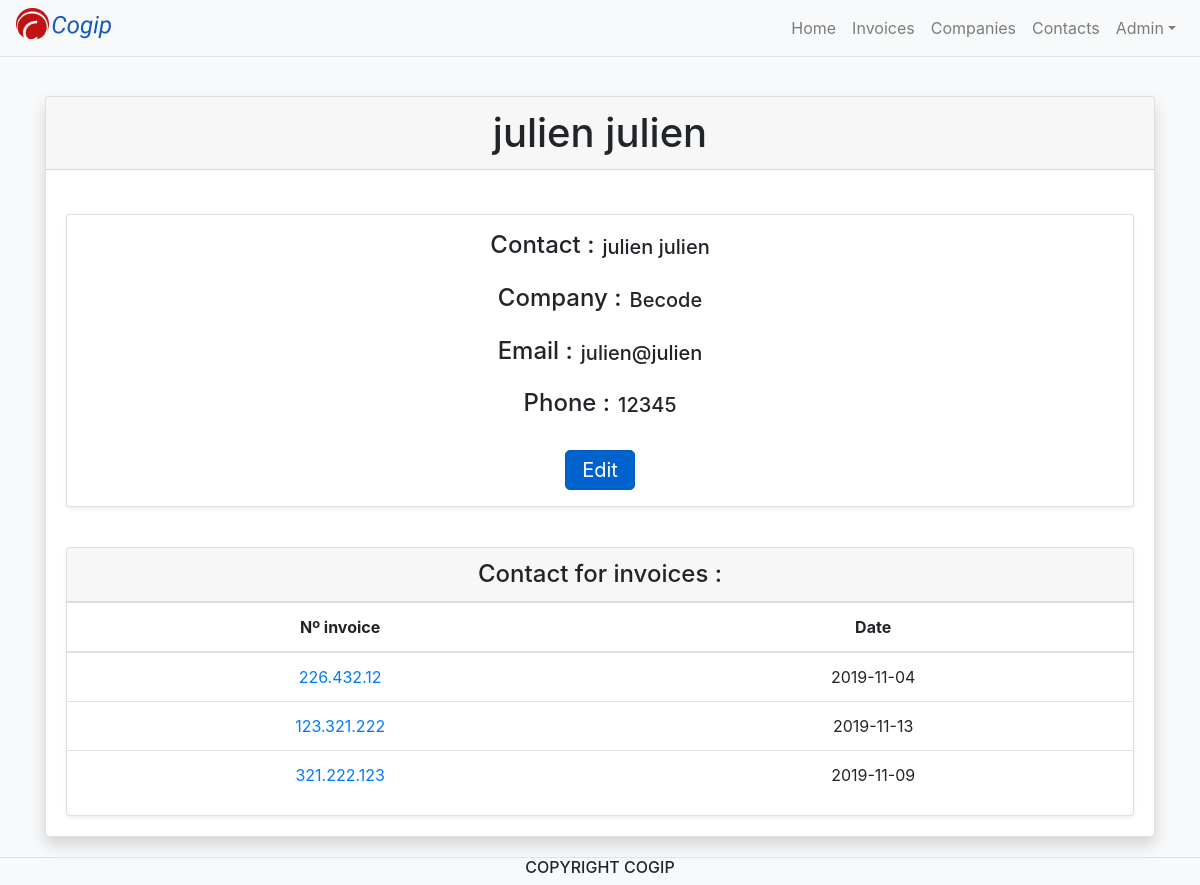
The app's page /?id=2&value=contacts with its own data.
### tables this page shows
CREATE TABLE `contacts` (
  `id` int(11) NOT NULL,
  `first_name` varchar(60) NOT NULL,
  `last_name` varchar(60) NOT NULL,
  `email` varchar(80) NOT NULL,
  `phone` int(60) NOT NULL,
  `id_companies` int(20) NOT NULL
);

CREATE TABLE `companies` (
  `id` int(11) NOT NULL,
  `name` varchar(60) NOT NULL,
  `country` varchar(60) NOT NULL,
  `VAT` varchar(80) NOT NULL,
  `id_type_companies` int(5) NOT NULL
);

CREATE TABLE `invoices` (
  `id` int(11) NOT NULL,
  `date` date NOT NULL,
  `number` varchar(40) NOT NULL,
  `id_companies` int(5) NOT NULL,
  `id_contacts` int(5) NOT NULL
);

### controller/controller.php (called while the page is built, shortened)
<?php
require 'model/model.php';
function displayDetailsContact($id) {
	$req = queryContactDetails($id);
	$request = queryContactDetailsInvoices($id);
		include 'view/contactsDetailsView.php';
}
?>

### model/model.php (called while the page is built, shortened)
<?php
function dbConnect()
{
    try{
        $db = new PDO ('mysql:host=database;dbname=Cogip','root','root');
        return $db;
    }
    catch(Exeption $e)
    {
        die('Erreur: '.$e->getMessage());
    }
}
function queryContactDetails($id) {
    $db = dbConnect();
    $req = $db -> prepare ("SELECT cont.id AS cont_id, cont.first_name, cont.last_name, cont.phone, cont.email, com.id AS com_id, com.name, inv.id AS inv_id, inv.date, inv.number
                            FROM contacts AS cont
                            JOIN companies AS com
                            ON cont.id_companies = com.id
                            JOIN invoices AS inv
                            ON inv.id_companies = com.id
                            WHERE cont.id = $id");
    $req -> execute();
    return $req;
}
function queryContactDetailsInvoices($id){
    $db = dbConnect();
    $req = $db -> prepare ("SELECT cont.id AS cont_id, inv.id AS inv_id, number, date FROM invoices AS inv
                            JOIN contacts AS cont
                            ON inv.id_contacts = cont.id
                            WHERE cont.id = $id");
    $req -> execute();
    return $req;
    $requestp = $db -> prepare("SELECT * FROM companies AS com WHERE id_type_companies='2' ORDER BY name ASC");
    $requestp -> execute();
    return $requestp;
}
function queryCompanie(){
    $db = dbConnect();
    $req = $db -> prepare('SELECT * FROM companies');
    $req-> execute();
    return $req;
}
?>

### view/contactsDetailsView.php (the view, shortened to what this page needs)
    <?php
    $contactDetails = $req -> fetch(PDO::FETCH_ASSOC);
    $url = $contactDetails['cont_id'];
    $firstname = $contactDetails['first_name'];
    $lastname = $contactDetails['last_name'];
    $name = $contactDetails['name'];
    $email = $contactDetails['email'];
    $phone = $contactDetails['phone'];
    $value = 'contacts';
if(isset($_GET['option_edit'])){
    $req_companies = $reqCompany -> fetchAll(PDO::FETCH_ASSOC);
echo <<<HTML
<div class="card shadow mt-5 mb-5">
<div class="card-header h1 text-center">$firstname $lastname</div>
<div class="card-body mt-4">
<form action="?id=$url&value=$value" method="post">
<div class="card ml-auto mr-auto shadow-sm">
<div class="row mb-2 mt-4 d-flex justify-content-around">
<div class="form-group col-4 d-flex flex-column ml-5">
<label class="h4" for="lastname">Lastname :</label>
<input class ="h5" type="text" name="lastname" value="$lastname">
</div>
<div class="form-group col-4 d-flex flex-column mr-5">
<label class="h4" for="firstname">Firstname :</label>
<input class ="h5" type="text" name="firstname" value="$firstname">
</div>
</div>
<div class="row mb-2 mt-1 d-flex justify-content-around">
<div class="form-group col-4 d-flex flex-column ml-5">
<label class="h4" for="email">Email :</label>
<input class ="h5" type="text" name="email" value="$email">
</div>
<div class="form-group col-4 d-flex flex-column mr-5">
<label class="h4" for="phone">Phone :</label>
<input class ="h5" type="text" name="phone" value="$phone">
</div>
</div>
<div class="row mb-2 mt-1">
<div class="form-group col-4 d-flex flex-column offset-4">
<label class="h4" for="company">Company :</label>
<select class ="h5" type="text" name="company" value="$name">
HTML;
                foreach($req_companies as $key => $value){
                    $company_name = $value['name'];
                    echo '<option value="'.$value['id'].'" name="company_id">' .$company_name.'</option>';
                }
echo <<<HTML
</select>
</div>
</div>
<button class="btn btn-primary ml-auto mr-auto mb-3" type="submit" name="edit" value="edit">Button</button>
</form>
<div class="card-body">
<div class="card shadow-sm">
<table class="table">
<div class="text-center h4 card-header">Contact for invoices :</div>
<thead>
<tr class="text-center">
<th>Nº invoice</th>
<th>Date</th>
</tr>
</thead>
<tbody>
HTML;
$contactInvoices = $request -> fetchAll(PDO::FETCH_ASSOC);
foreach($contactInvoices as $key){
    $url = $key['inv_id'];
    $number = $key['number'];
    $date = $key['date'];
    $value = 'invoices';
echo <<<HTML
<tr class="text-center"><td><a href="?id=$url&value=$value">$number</a></td><td>$date</td></tr>
HTML;
}
echo '</tbody></table></div></div></div>';
} else {
echo <<<HTML
<div class="card shadow mt-5 mb-5">
<div class="card-header h1 text-center">$firstname $lastname</div>
<div class="card-body text-center mt-4">
<div class="card ml-auto mr-auto shadow-sm">
<div class="row mb-3 mt-3">
<div class="h4 ml-auto">Contact : </div><div class="h5 mr-auto mt-1 ml-2">$firstname $lastname</div>
</div>
<div class="row mb-3">
<div class="h4 ml-auto">Company : </div><div class="h5 mr-auto mt-1 ml-2">$name</div>
</div>
<div class="row mb-3">
<div class="h4 ml-auto">Email : </div><div class="h5 mr-auto mt-1 ml-2">$email</div>
</div>
<div class="row mb-3">
<div class="h4 ml-auto">Phone : </div><div class="h5 mr-auto mt-1 ml-2">$phone</div>
</div>
HTML;
if($_SESSION['rights'] == 1) {
echo <<<HTML
<a href="?id=$url&value=$value&option_edit=1" class="btn btn-primary btn-lg active pt-1 pb-1 mt-2 ml-auto mr-auto mb-3" role="button" aria-pressed="true">Edit</a>
HTML;
}
echo <<<HTML
</div>
</div>
<div class="card-body">
<div class="card shadow-sm">
<table class="table">
<div class="text-center h4 card-header">Contact for invoices :</div>
<thead>
<tr class="text-center">
<th>Nº invoice</th>
<th>Date</th>
</tr>
</thead>
<tbody>
HTML;
        $contactInvoices = $request -> fetchAll(PDO::FETCH_ASSOC);
        foreach($contactInvoices as $key){
            $url = $key['inv_id'];
            $number = $key['number'];
            $date = $key['date'];
            $value = 'invoices';
echo <<<HTML
<tr class="text-center"><td><a href="?id=$url&value=$value">$number</a></td><td>$date</td></tr>
HTML;
        }
echo '</tbody></table></div></div></div>';
}
?>

### records on screen
contacts: first_name "julien", last_name "julien", email "julien@julien", phone "12345"
companies: name "Becode"
invoices: number "226.432.12", date "2019-11-04"
invoices: number "123.321.222", date "2019-11-13"
invoices: number "321.222.123", date "2019-11-09"
